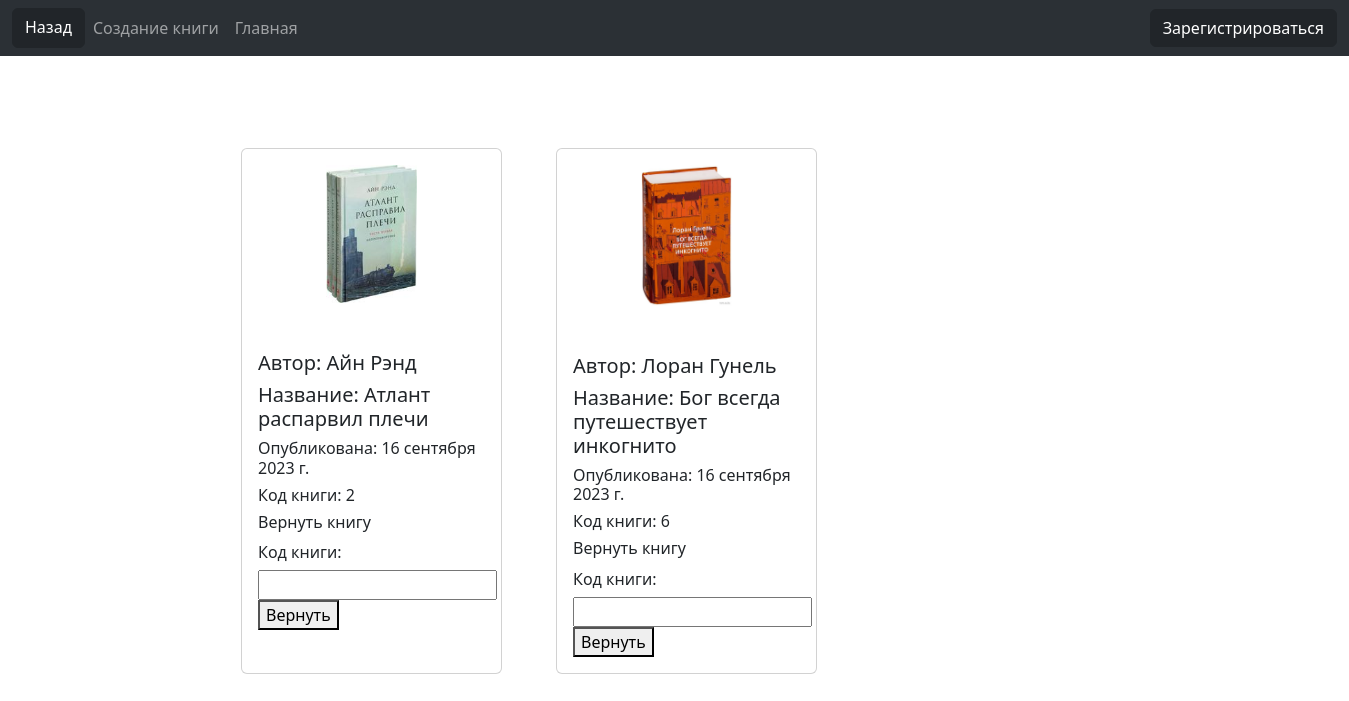
Page /user_books3/ on the committed database.
### index/models.py (models this page shows, shortened)
class Books(models.Model):
    book_img = models.ImageField(upload_to='img/', blank=True, null=True, default=None)
    book_name = models.CharField(max_length=255, null=True)
    book_author = models.CharField(max_length=255, null=True)
    publication_date = models.DateField(auto_now_add=True, null=True)
    user = models.ForeignKey(Users, on_delete=models.SET_DEFAULT, default=Users.objects.get(name='admin').id, )

### index/views.py (the view)
# urls.py: path('user_books<int:user_pk>/', views.user_books, name='user_books'),
def user_books(request, user_pk):
    books = Books.objects.all().filter(user=user_pk).order_by('book_author')
    context = {
        'books': books,
        'user_pk': user_pk
    }
    return render(request, 'user_books.html', context)

### index/templates/user_books.html (shortened to what this page needs)
{% extends "base.html" %}
{% block content %}
{% if books %}
<div class="container py-5" style="margin-left:199px;">
    <div class="row">
        {% for book in books %}
        <div class="col-12 col-md-3 mb-3" style="margin-top: 100px; margin-left: 30px;">
            <div class="card h-100">
                <p class="aligncenter">
                    {% if book.book_img %}
                <center><p><img src="{{ book.book_img.url }}" alt="" width="35%"></p></center>
                {% else %}
                <p></p>
                {% endif %}
                </p>
                <div class="card-body">
                    <h5 class="card-title">Автор: {{ book.book_author }}</h5>
                    <h5 class="card-title">Название: {{ book.book_name }}</h5>
                    <h6 class="card-text">Опубликована: {{ book.publication_date }}</h6>
                    <h6 class="card-text">Код книги: {{ book.id}}</h6>
                    <h6>Вeрнуть книгу</h6>
                    <form method="POST" action="{% url 'return_book' %}">
                        <label for="book_number"><h6>Код книги: </h6></label>
                        <input type="text" id="book_number" name="book_number" required>
                        <button type="submit">Вернуть</button>
                    </form>
                </div>
            </div>
        </div>
        {% endfor %}
    </div>
</div>
{% else %}
<h1 style="text-align: center; margin-top: 100px;">Вы не брали книги.</h1>
{% endif %}
{% endblock %}

### static/css/base.css (style rules this page uses)
body { background: #794738; color: #ffffff; }

### index/templates/user_books.html (style rules this page uses)
.aligncenter { text-align: center; }

### rows in the picture
Books: book_img (picture), book_author "Айн Рэнд", book_name "Атлант распарвил плечи", publication_date "16 сентября 2023 г.", id "2"
Books: book_img (picture), book_author "Лоран Гунель", book_name "Бог всегда путешествует инкогнито", publication_date "16 сентября 2023 г.", id "6"
